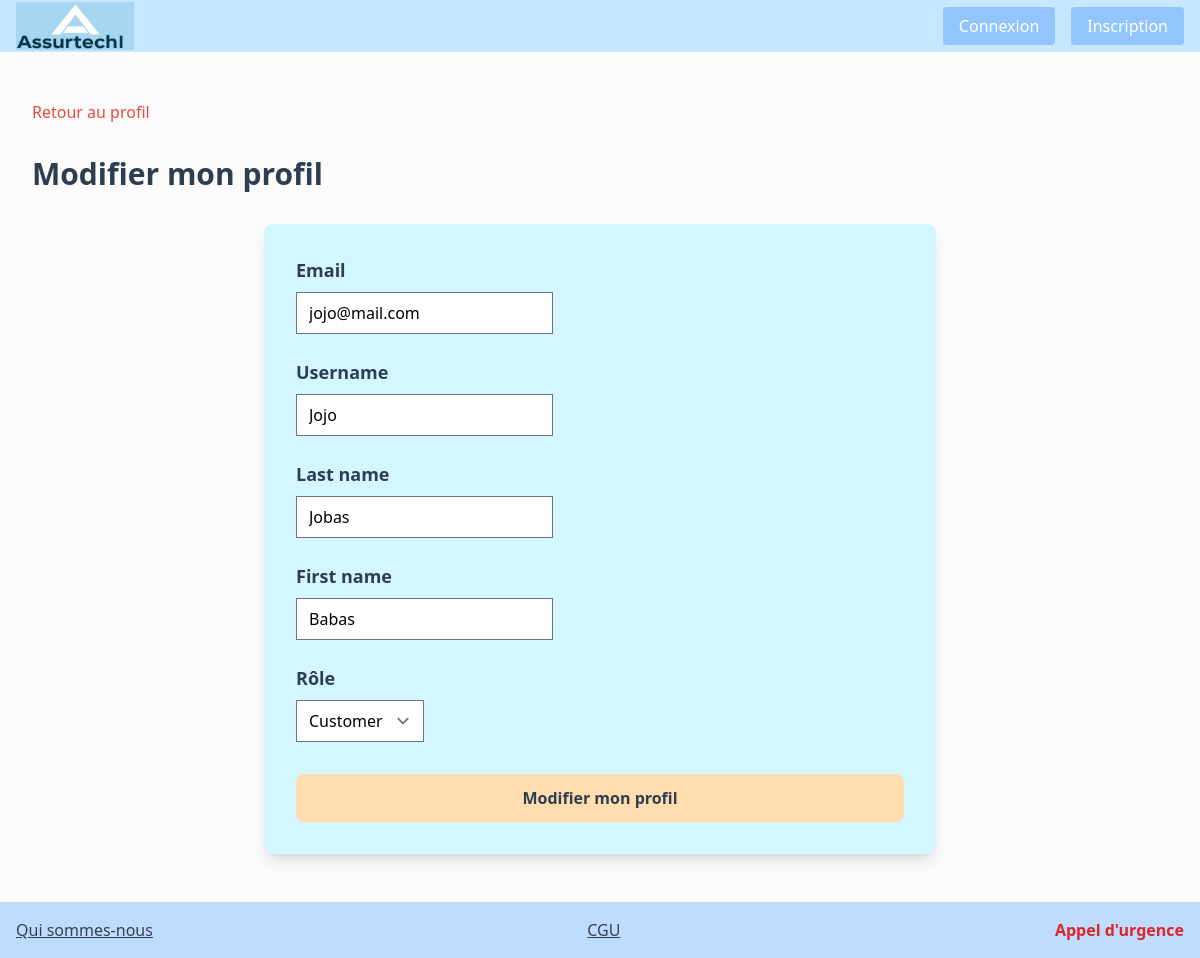
Page /authentication/profil/edit/ (signed in) on the committed database.
### authentication/models.py (models this page shows, shortened)
class User(AbstractUser):
    Admin = "admin"
    Customer = "customer"
    ROLE_CHOICES = (
        (Admin, "Admin"),
        (Customer, "Customer"),
    )
    email = models.EmailField(unique=True)
    role = models.CharField(
        max_length=30,
        choices=ROLE_CHOICES,
        verbose_name='Rôle',
        default=Customer
    )
    USERNAME_FIELD = 'email'
    REQUIRED_FIELDS = []
    objects = UserManager()

### authentication/views.py (the view)
# urls.py: path('profil/edit/', EditProfil, name='edit_profil'),
@login_required
def EditProfil(request):
    if request.method == 'POST':
        form = UpdateUserForm(request.POST, instance = request.user)
        if form.is_valid():
            form.save()
            return redirect('profil')
    else:
        form = UpdateUserForm(instance=request.user)
    return render(request, 'authentication/edit_profil.html',{'form': form})

### authentication/forms.py
class UpdateUserForm(forms.ModelForm):
    class Meta:
        model = User
        fields = ['email', 'username', 'last_name', 'first_name', 'role']

### authentication/templates/authentication/edit_profil.html (shortened to what this page needs)
{% extends 'base.html' %}
{% block content %}
    <div class="min-h-screen bg-[#FBFBFB] py-12 px-4 sm:px-6 lg:px-8">
        <a href="{% url 'profil' %}" class="inline-block text-[#e74c3c] hover:underline mb-8">Retour au profil</a>
        <h2 class="text-3xl font-bold text-[#2c3e50] mb-8">Modifier mon profil</h2>
        <form method="post" class="bg-[#D4F6FF] p-8 rounded-lg shadow-lg max-w-2xl mx-auto">
            <div class="space-y-6">
                {% for field in form %}
                    <div class="space-y-2">
                        <label class="block text-lg font-semibold text-[#2c3e50]">
                            {{ field.label }}
                        </label>
                        {{ field }}
                    </div>
                {% endfor %}
            </div>
            <button type="submit" class="mt-8 w-full bg-[#FFDDAE] text-[#2c3e50] font-semibold py-3 rounded-lg hover:bg-[#e6c89d] transition duration-300">
                Modifier mon profil
            </button>
        </form>
    </div>
{% endblock content %}

### static/css/styles.css (style rules this page uses)
* { box-sizing: border-box; margin: 0; padding: 0; }
body { background-size: cover; background-repeat: no-repeat; background-position: center; position: relative; }
body::after { content: ""; position: absolute; top: 0; left: 0; width: 100%; height: 100%; background: rgba(255, 255, 255, 0.35); pointer-events: none; z-index: -1; }

### rows in the picture
User: form "jojo@mail.com" "Jojo" "Jobas" "Babas" "Customer"

### other values in the picture
{{ field.label }} "Email" "Username" "Last name" "First name" "Rôle"
